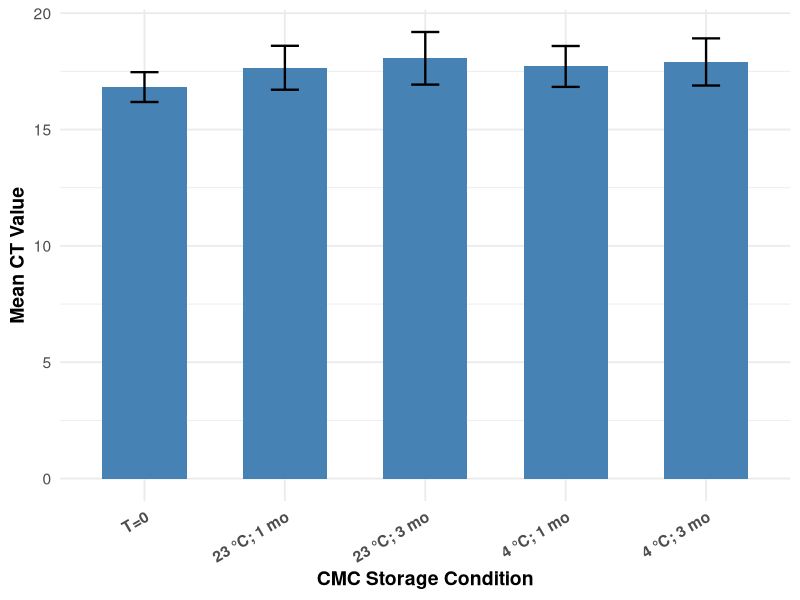

The R source for this figure:
library(ggplot2)
library(dplyr)

# Mean CT values of three replicates from the stability assay
df <- data.frame(
  Timepoint = c("T=0", "23 °C; 1 mo", "23 °C; 3 mo", "4 °C; 1 mo", "4 °C; 3 mo"),
  Mean_CT = c(16.82333333, 17.65333333, 18.06, 17.71, 17.90333333),
  SE = c(0.641517299, 0.943774926, 1.130058996, 0.878806008, 1.013481349)
)

df$Timepoint <- factor(df$Timepoint, levels = df$Timepoint)

ggplot(df, aes(x = Timepoint, y = Mean_CT)) +
  geom_col(fill = "steelblue", width = 0.6) +
  geom_errorbar(aes(ymin = Mean_CT - SE, ymax = Mean_CT + SE), width = 0.2, linewidth = 0.8) +
  labs(x = "CMC Storage Condition", y = "Mean CT Value") +
  theme_minimal(base_size = 14) +
  theme(
    axis.text.x = element_text(angle = 30, hjust = 1, face = "bold"),
    axis.title = element_text(face = "bold")
  )
